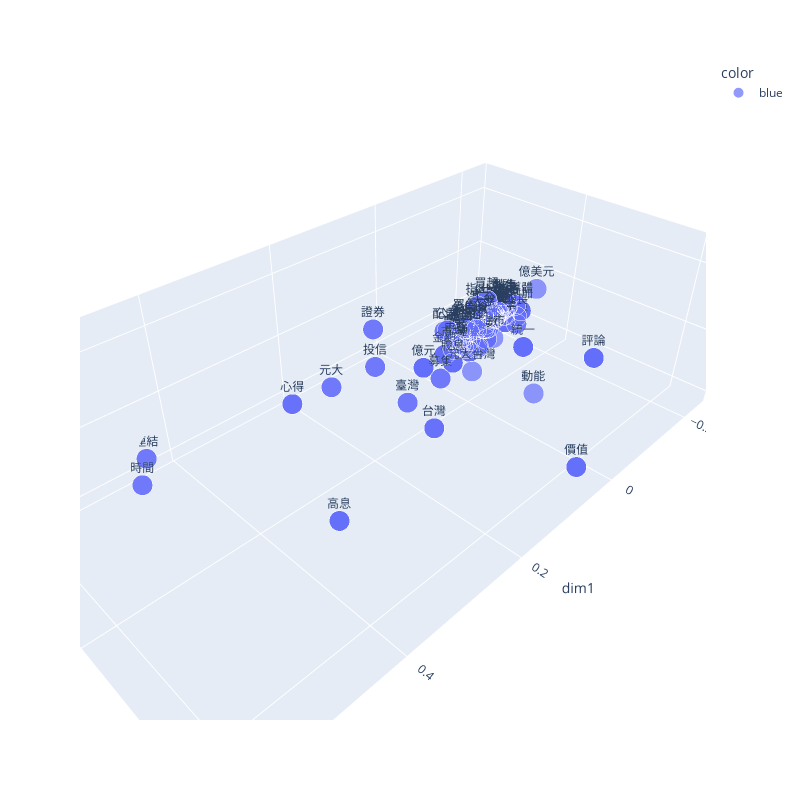

Write notebook code for a chart like this one.
### Markdown cell above
3D 散狀圖

### Code cell
new_feat = reduceDim(feat,dim = 3,method = 'PCA' )
print(new_feat.shape)
word_df = pd.DataFrame({
    "word":sample_words,
    "dim1":new_feat[:,0],
    "dim2":new_feat[:,1],
    "dim3":new_feat[:,2],
})
plotScatter3D(word_df)

### Figure 1 — Plotly figure (JSON) as saved in the notebook; plotly's stock layout.template omitted (floating-point values rounded to 4 significant figures; data arrays with more than 128 entries replaced by an {"elided": "..."} marker saying what was removed)
{"data": [{"hovertemplate": "color=blue<br>dim1=%{x}<br>dim2=%{y}<br>dim3=%{z}<br>size=%{marker.size}<br>word=%{text}<extra></extra>", "legendgroup": "blue", "marker": {"color": "#636efa", "size": {"elided": "300 float values"}, "sizemode": "area", "sizeref": 0.00125, "symbol": "circle"}, "mode": "markers+text", "name": "blue", "scene": "scene", "showlegend": true, "text": {"elided": "300 str values"}, "type": "scatter3d", "x": {"elided": "300 float values"}, "y": {"elided": "300 float values"}, "z": {"elided": "300 float values"}}], "layout": {"height": 800, "legend": {"itemsizing": "constant", "title": {"text": "color"}, "tracegroupgap": 0}, "margin": {"t": 60}, "scene": {"domain": {"x": [0, 1], "y": [0, 1]}, "xaxis": {"title": {"text": "dim1"}}, "yaxis": {"title": {"text": "dim2"}}, "zaxis": {"title": {"text": "dim3"}}}, "width": 800}}
